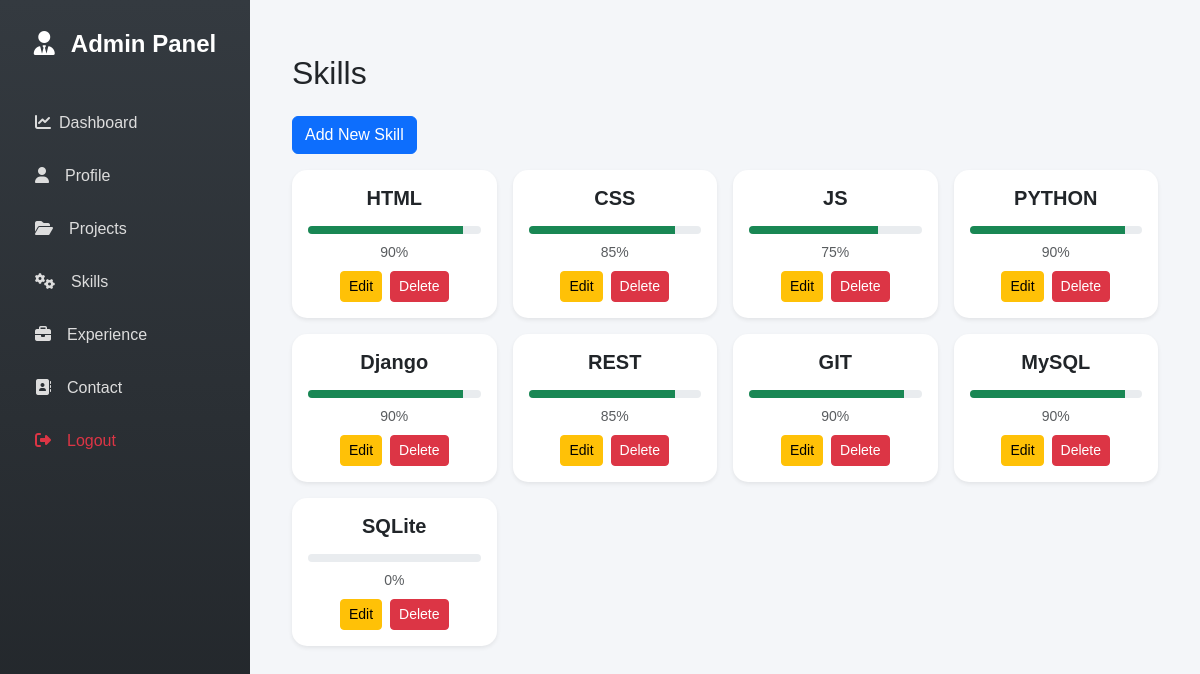
Before: /skill_list with the older database file.
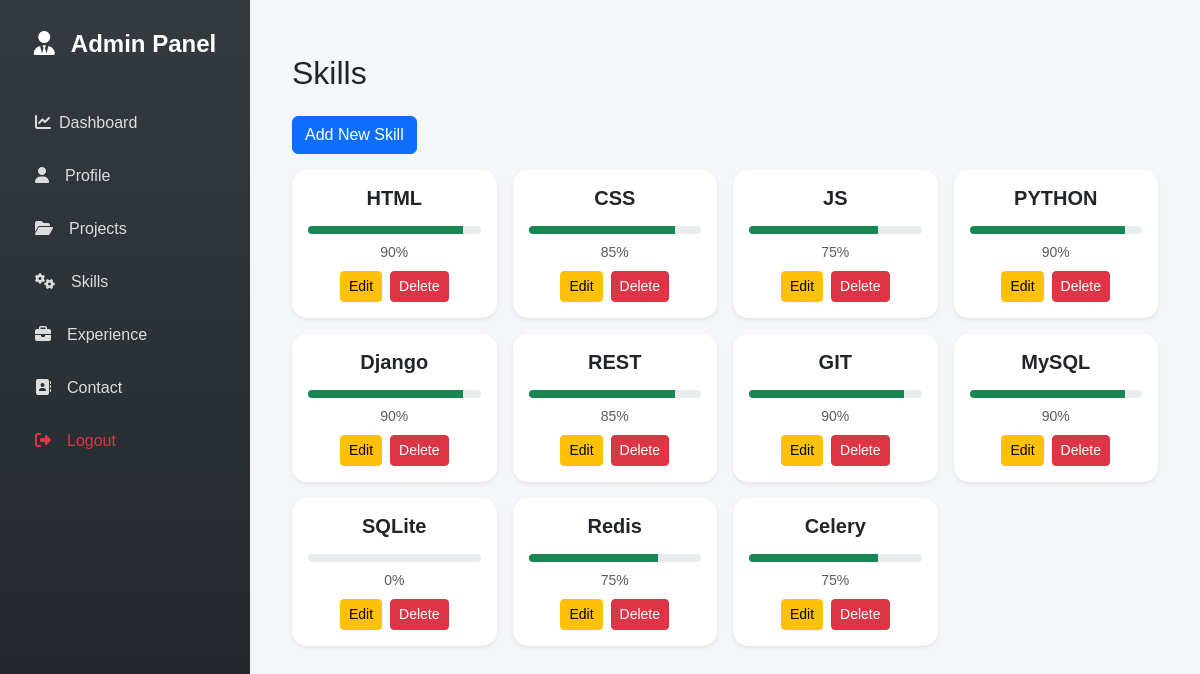
After: the same page with the newer database file.
### admin_app/models.py (models this page shows, shortened)
class Skill(models.Model):
    name = models.CharField(max_length=50)
    proficiency = models.PositiveIntegerField(default=0, help_text="Enter value between 0 and 100")

### admin_app/views.py (the view)
# urls.py: path('skill_list', views.skill_list, name='skill_list'),
def skill_list(request):
    skills = Skill.objects.all()
    return render(request, 'skill_list.html', {'skills': skills})

### admin_app/templates/skill_list.html
{% extends "admin_page.html" %}
{% block content %}
<div class="container py-4">
  <h2 class="mb-4">Skills</h2>
  <a href="{% url 'skill_create' %}" class="btn btn-primary mb-3">Add New Skill</a>
  <div class="row g-3">
    {% for skill in skills %}
    <div class="col-md-3 col-sm-6">
      <div class="card p-3 shadow-sm text-center">
        <h5 class="fw-bold">{{ skill.name }}</h5>
        <div class="progress my-2" style="height: 8px;">
          <div class="progress-bar bg-success" style="width: {{ skill.proficiency }}%"></div>
        </div>
        <small class="text-muted">{{ skill.proficiency }}%</small>
        <div class="mt-2 d-flex justify-content-center gap-2">
          <a href="{% url 'skill_update' skill.id %}" class="btn btn-sm btn-warning">Edit</a>
          <a href="{% url 'skill_delete' skill.id %}" class="btn btn-sm btn-danger">Delete</a>
        </div>
      </div>
    </div>
    {% empty %}
    <p>No skills added yet.</p>
    {% endfor %}
  </div>
</div>
{% endblock %}

Changed rows visible on the page:
added Skill: name "Redis", proficiency "75"
added Skill: name "Celery", proficiency "75"
